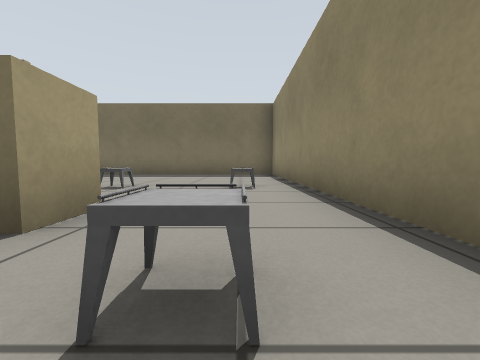
View 1 (above)

21 first-person views from a walk through a world built for the Gazebo simulator. The camera is 0.41 m above the floor, tilts 4° down and sees 90° across. The floor is counted in squares, 1 m on a side. Each view is taken from the middle of a square. On the plan, view 1 faces up. The plan holds only what a view shows up to about 9 squares ahead; the rest is blank.

View 2
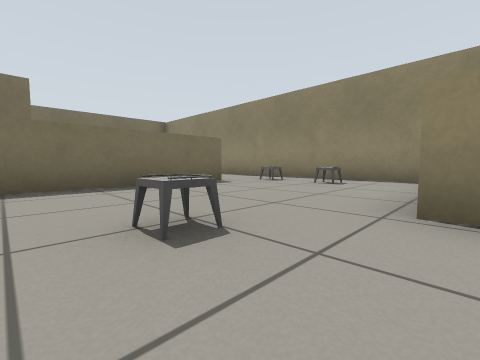

View 3
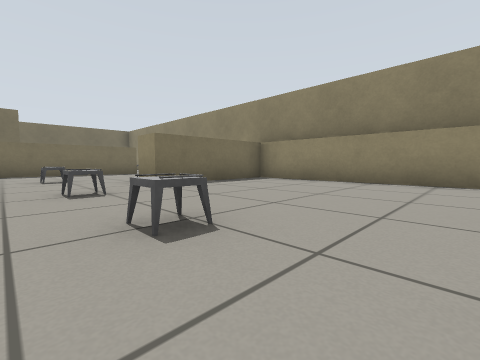

View 4
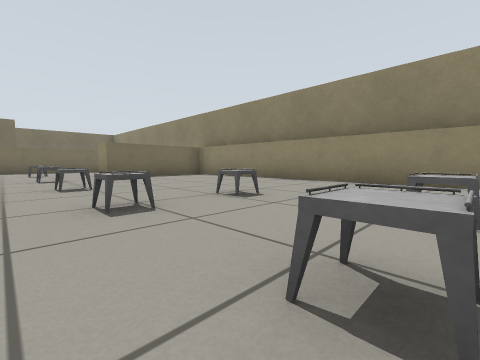

View 5
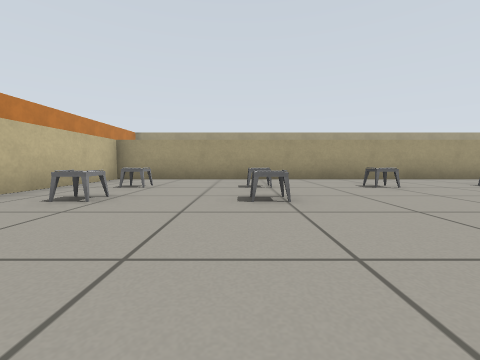

View 6
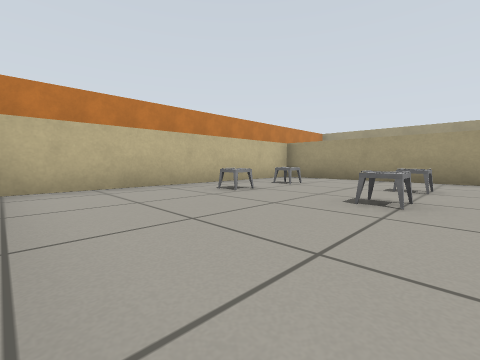

View 7
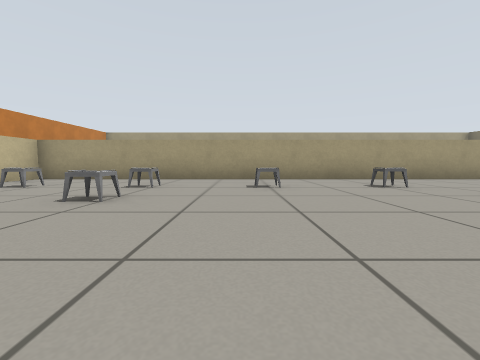

View 8
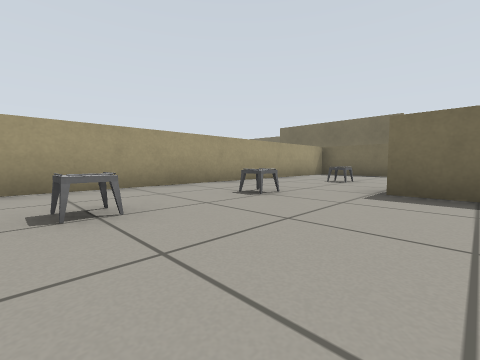

View 9
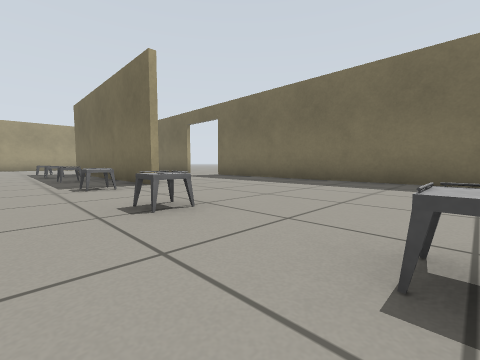

View 10
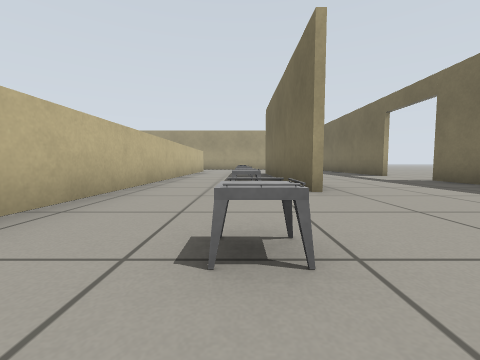

View 11
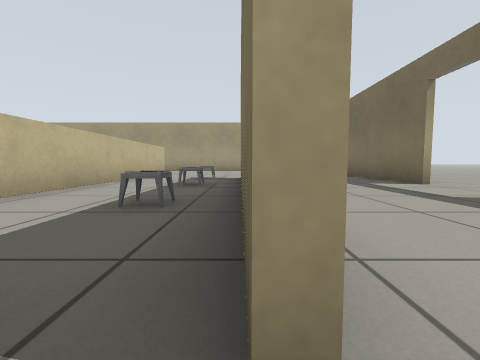

View 12
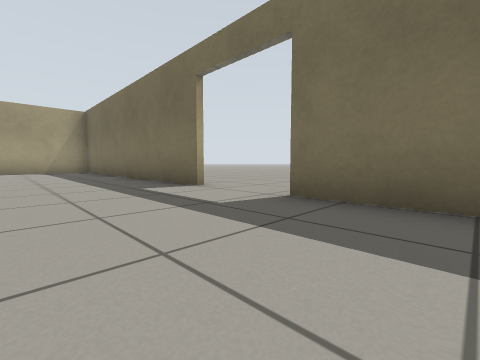

View 13
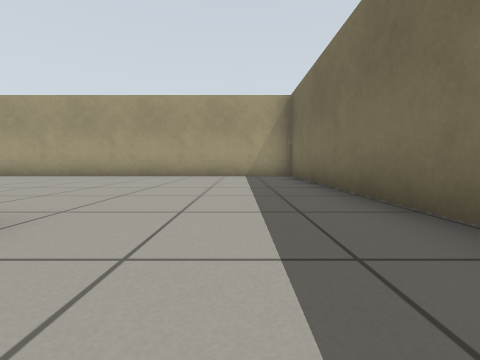

View 14
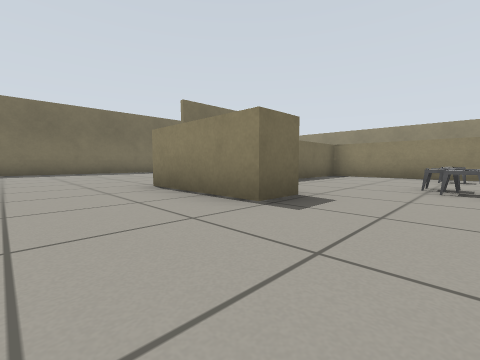

View 15
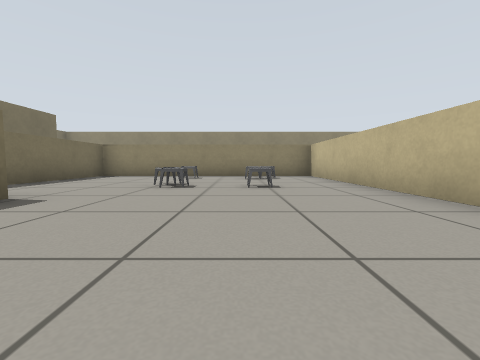

View 16
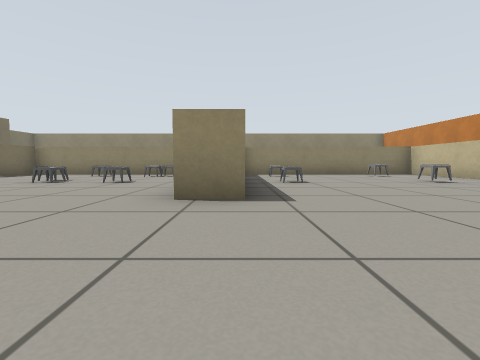

View 17
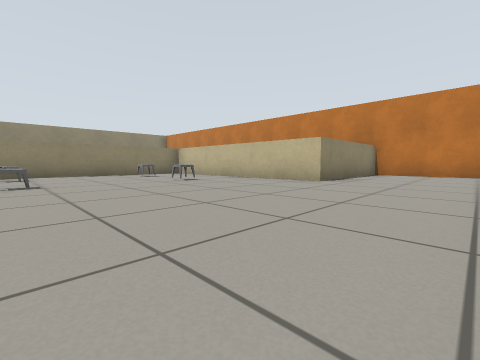

View 18
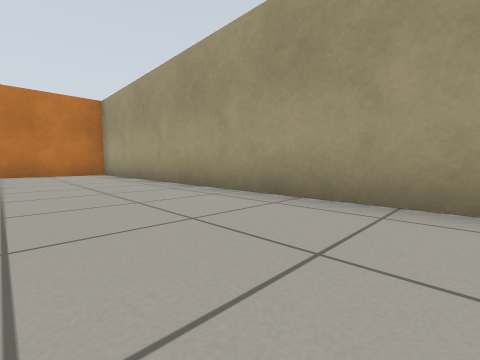

View 19
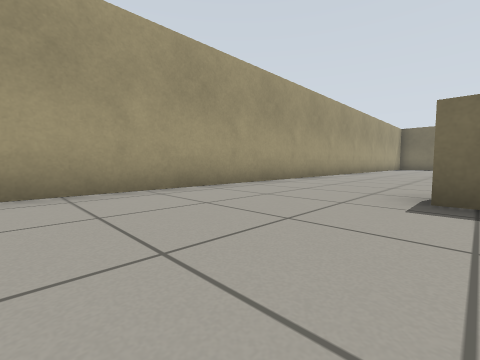

View 20
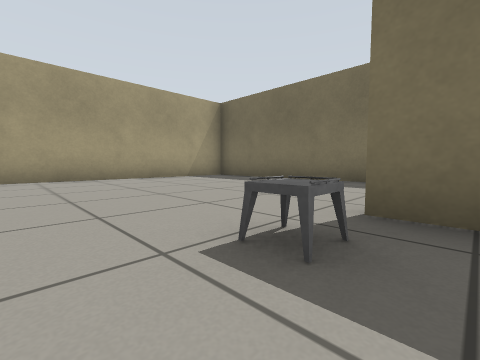

View 21
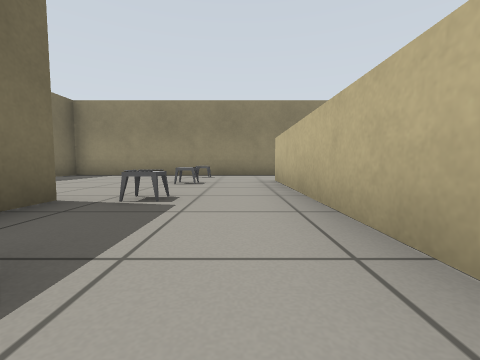

### Floor plan
Ten units are one square. View 1 is at (0, 0); x grows to the right and y downward. Boxes are objects, and circles mark ways between rooms. Rooms are numbered by the first view taken in them; rooms with no view inside come last. Other rooms are left out.
<svg viewBox="-170 -95 187 261">
<path fill="none" stroke="#000" d="M12 21 12 -14M-13 -14 -61 -14 -61 121 1 121M4 110 4 35 -28 35 -28 26M-121 3 -130 3 -130 -22 -13 -22 -13 -14M-128 53 -73 53 -73 -14 -106 -14M-129 61 -133 61 -133 52M-44 -50 -107 -50M-86 -86 -165 -86 -165 161 -133 161 -133 121 -73 121 -73 61M12 -14 12 -86 -68 -86"/>
<rect x="-45" y="105" width="10" height="10" fill="#bbb"><title>table</title></rect>
<rect x="-45" y="85" width="10" height="10" fill="#bbb"><title>table</title></rect>
<rect x="-45" y="65" width="10" height="10" fill="#bbb"><title>table</title></rect>
<rect x="-45" y="35" width="10" height="10" fill="#bbb"><title>table</title></rect>
<rect x="-45" y="15" width="10" height="10" fill="#bbb"><title>table</title></rect>
<rect x="-35" y="105" width="10" height="10" fill="#bbb"><title>table</title></rect>
<rect x="-35" y="85" width="10" height="10" fill="#bbb"><title>table</title></rect>
<rect x="-5" y="5" width="10" height="10" fill="#bbb"><title>table</title></rect>
<rect x="-5" y="-15" width="10" height="10" fill="#bbb"><title>table</title></rect>
<rect x="-115" y="95" width="10" height="10" fill="#bbb"><title>table</title></rect>
<rect x="-115" y="65" width="10" height="10" fill="#bbb"><title>table</title></rect>
<rect x="-115" y="25" width="10" height="10" fill="#bbb"><title>table</title></rect>
<rect x="-115" y="15" width="10" height="10" fill="#bbb"><title>table</title></rect>
<rect x="-115" y="-45" width="10" height="10" fill="#bbb"><title>table</title></rect>
<rect x="-105" y="15" width="10" height="10" fill="#bbb"><title>table</title></rect>
<rect x="-95" y="95" width="10" height="10" fill="#bbb"><title>other object</title></rect>
<rect x="-95" y="65" width="10" height="10" fill="#bbb"><title>other object</title></rect>
<rect x="-95" y="25" width="10" height="10" fill="#bbb"><title>other object</title></rect>
<rect x="-95" y="-45" width="10" height="10" fill="#bbb"><title>table</title></rect>
<rect x="-85" y="35" width="10" height="10" fill="#bbb"><title>other object</title></rect>
<rect x="-85" y="15" width="10" height="10" fill="#bbb"><title>other object</title></rect>
<rect x="-65" y="-45" width="10" height="10" fill="#bbb"><title>table</title></rect>
<rect x="-45" y="-45" width="10" height="10" fill="#bbb"><title>table</title></rect>
<rect x="-25" y="-45" width="10" height="10" fill="#bbb"><title>table</title></rect>
<rect x="-5" y="-45" width="10" height="10" fill="#bbb"><title>table</title></rect>
<circle cx="-5" cy="-20" r="3" fill="#2a7"/>
<text x="-30" y="50">1</text>
<text x="-100" y="10">2</text>
</svg>
Room 1 opens to room 2.

Where each view was taken, in squares from view 1:
view 1: 0 up, 0 right, facing up
view 2: 3 down, 5 left, facing up-right
view 3: 8 down, 5 left, facing up-right
view 4: 11 down, 5 left, facing up-right
view 5: 9 down, 0 right, facing left
view 6: 8 down, 0 right, facing down-left
view 7: 7 down, 0 right, facing left
view 8: 7 down, 2 left, facing up-left
view 9: 3 up, 0 right, facing up-left
view 10: 4 up, 1 left, facing left
view 11: 5 up, 4 left, facing left
view 12: 6 up, 5 left, facing up-left
view 13: 7 up, 9 left, facing left
view 14: 2 down, 15 left, facing up-right
view 15: 3 down, 15 left, facing right
view 16: 6 down, 16 left, facing right
view 17: 7 down, 16 left, facing down-right
view 18: 7 down, 14 left, facing down-left
view 19: 9 down, 13 left, facing up-left
view 20: 3 up, 10 left, facing up-left
view 21: 3 up, 7 left, facing right
